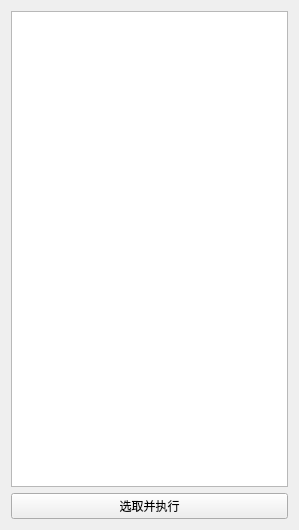
<?xml version="1.0" encoding="UTF-8"?>
<ui version="4.0">
 <class>Form</class>
 <widget class="QWidget" name="Form">
  <property name="geometry">
   <rect>
    <x>0</x>
    <y>0</y>
    <width>299</width>
    <height>530</height>
   </rect>
  </property>
  <property name="windowTitle">
   <string>Form</string>
  </property>
  <layout class="QVBoxLayout" name="verticalLayout">
   <item>
    <widget class="QListWidget" name="listWidget"/>
   </item>
   <item>
    <widget class="QPushButton" name="pushButton">
     <property name="text">
      <string>选取并执行</string>
     </property>
    </widget>
   </item>
  </layout>
 </widget>
 <resources/>
 <connections/>
</ui>
